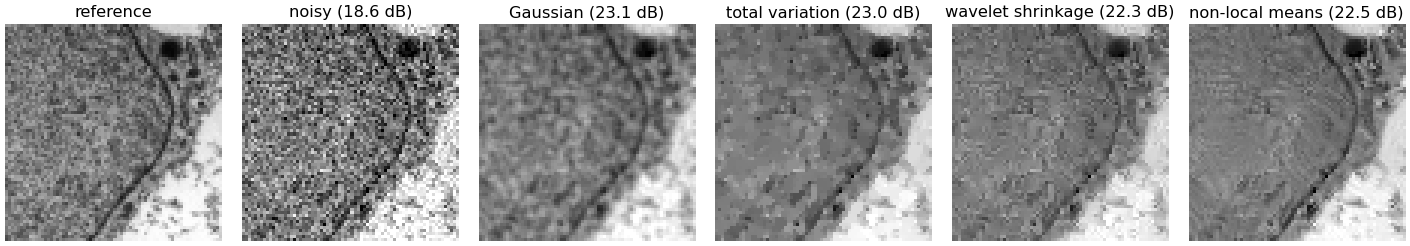
#> input picture topics/fig-dn-zoom.png, 1410 x 246 px, given in place of cell256.png, which was not available
$ python figs.py
#> lines starting #> are read from the running program, lines starting #| are printed output that depends on the picture
"""Figures for topics/point-detection.qmd. Run from the repository root:
    python3 -I tools/figs/topics-point-detection/figs.py
Writes topics/fig-pd-*.svg|png and prints every number quoted on the page (seeded, reproducible).
"""
import os

import numpy as np
from scipy import ndimage as ndi
from scipy.special import erf
from scipy.optimize import linear_sum_assignment
import matplotlib
matplotlib.use("Agg")
import matplotlib.pyplot as plt
from PIL import Image
from skimage.transform import hough_line, hough_line_peaks

FONT = 15
plt.rcParams.update({
    "font.size": FONT, "axes.titlesize": FONT, "axes.labelsize": FONT,
    "xtick.labelsize": FONT - 2, "ytick.labelsize": FONT - 2, "legend.fontsize": FONT - 3,
    "svg.fonttype": "path", "axes.spines.top": False, "axes.spines.right": False,
    "figure.dpi": 100, "savefig.facecolor": "white", "svg.hashsalt": "topics-pd",
})
BLUE, ORANGE, GREEN, RED, PURPLE, CYAN, YELLOW, GREY = (
    "#0072B2", "#E69F00", "#009E73", "#D55E00", "#CC79A7", "#56B4E9", "#F0E442", "#777777")
OUT = "topics"


def save(fig, name, **kw):
    os.makedirs(OUT, exist_ok=True)
    if os.environ.get("PREVIEW") and name.endswith(".svg"):      # optional PNG copies for checking
        fig.savefig(os.path.join(os.environ["PREVIEW"], name[:-4] + ".png"), bbox_inches="tight", dpi=70)
    fig.savefig(os.path.join(OUT, name), bbox_inches="tight", pad_inches=0.06, **kw)
    plt.close(fig)
    print("wrote", os.path.join(OUT, name))


def pixfrac(x, c, s):
    """Fraction of a unit Gaussian (centre c, sd s) that falls in pixel x (pixel = [x-0.5, x+0.5])."""
    return 0.5 * (erf((x + 0.5 - c) / (np.sqrt(2) * s)) - erf((x - 0.5 - c) / (np.sqrt(2) * s)))


def spot_image(n, spots, s, bg, noise, rng):
    x = np.arange(n)
    img = bg.copy()
    for (cx, cy, a) in spots:
        img += a * 2 * np.pi * s * s * np.outer(pixfrac(x, cy, s), pixfrac(x, cx, s))
    return img + noise * rng.standard_normal(img.shape)


def local_max(img, r):
    m = ndi.maximum_filter(img, size=2 * r + 1, mode="nearest")
    return np.argwhere(img == m)


def match(det, truth, gate=2.0):
    if len(det) == 0:
        return 0, 0, len(truth)
    d = np.linalg.norm(det[:, None, :] - truth[None, :, :], axis=2)
    cost = np.where(d <= gate, d, 1e6)
    r, c = linear_sum_assignment(cost)
    tp = int(np.sum(cost[r, c] <= gate))
    return tp, len(det) - tp, len(truth) - tp


def mad_sigma(img):
    """Noise sd from the median absolute deviation of the finest-scale differences."""
    d = (img[:, 1:] - img[:, :-1]).ravel() / np.sqrt(2)
    return np.median(np.abs(d - np.median(d))) / 0.6745


# ======================================================================= fig-pd-recipe.svg (1D)
rng = np.random.default_rng(3)
N1, S = 200, 1.5
xs = np.arange(N1)
centres = [30.0, 62.4, 70.0, 108.0, 141.3, 172.0]
amps = [40, 35, 35, 14, 30, 45]
bg1 = 20 + 0.15 * xs + 25 * np.exp(-((xs - 150) / 25.0) ** 2)
prof = bg1.copy()
for c, a in zip(centres, amps):
    prof += a * np.sqrt(2 * np.pi) * S * pixfrac(xs, c, S)
prof += 6 * rng.standard_normal(N1)
# zero-mean Gaussian (matched filter minus its mean), radius 4 sigma
R = int(np.ceil(4 * S))
k = np.exp(-0.5 * (np.arange(-R, R + 1) / S) ** 2)
k /= k.sum()
kz = k - k.mean()
resp = np.convolve(np.pad(prof, R, mode="reflect"), kz[::-1], mode="valid")
sig_n = 6.0
noise_resp = sig_n * np.sqrt(np.sum(kz ** 2))
thr = 4 * noise_resp
cand = [i for i in range(2, N1 - 2) if resp[i] == resp[max(0, i - 2):i + 3].max()]
keep = [i for i in cand if resp[i] > thr]
print("recipe: candidates", len(cand), "kept", len(keep), "at", keep, "noise of response %.2f thr %.2f" % (noise_resp, thr))
# sub-pixel: log-parabola on the raw profile minus local background (bg known here for the drawing)
fig, axs = plt.subplots(3, 1, figsize=(9.5, 7.2), sharex=False, gridspec_kw={"height_ratios": [1.1, 1.1, 0.9]})
a0 = axs[0]
a0.plot(xs, prof, color=GREY, lw=1.2, drawstyle="steps-mid")
a0.plot(xs, bg1, color=ORANGE, lw=1.5, ls="--", label="background")
for c in centres:
    a0.axvline(c, color=GREEN, lw=1, alpha=0.6)
a0.set_ylabel("raw")
a0.set_title("1  raw profile: six spots (green lines) on a sloping background, noise", loc="left", fontsize=FONT - 1)
a0.legend(loc="upper left", frameon=False)
a1 = axs[1]
a1.plot(xs, resp, color=BLUE, lw=1.5)
a1.axhline(thr, color=RED, ls="--", lw=1.3)
a1.text(90, 17, "threshold = 4 × noise of the response", color=RED, ha="center", fontsize=FONT - 3)
a1.plot(cand, resp[cand], "o", ms=4, color=GREY, label="local maxima (candidates)")
a1.plot(keep, resp[keep], "o", ms=7, mfc="none", mec=RED, mew=2, label="kept")
a1.set_ylabel("filtered")
a1.set_title("2–3  zero-mean filter, local maxima, threshold from the noise", loc="left", fontsize=FONT - 1)
a1.legend(loc="upper left", frameon=False, ncol=2)
a2 = axs[2]
# sub-pixel: least-squares fit of Gaussian (known width) + local background to the raw pixels, ±4 px
from scipy.optimize import curve_fit
sub = []
for i in keep:
    xw = np.arange(i - 4, i + 5)
    model = lambda x, c, A, B: A * np.sqrt(2 * np.pi) * S * pixfrac(x, c, S) + B
    popt, _ = curve_fit(model, xw, prof[xw], p0=[i, resp[i], np.median(prof[xw])])
    sub.append(popt[0])
lo_, hi_ = 54, 80
xw = np.arange(lo_, hi_ + 1)
a2.bar(xw, prof[xw], width=1.0, color="#dddddd", edgecolor=GREY, lw=0.6)
for c in centres:
    if lo_ <= c <= hi_:
        a2.axvline(c, color=GREEN, lw=2.5)
for c in sub:
    if lo_ <= c <= hi_:
        a2.axvline(c, color=RED, lw=2, ls="--")
a2.set_xlim(lo_ - 0.5, hi_ + 0.5)
a2.set_ylim(0, 75)
a2.set_ylabel("raw")
a2.set_xlabel("pixel")
a2.set_title("4  zoom on the close pair: fitted positions (red dashed) against the truth (green)", loc="left", fontsize=FONT - 1)
fig.tight_layout()
save(fig, "fig-pd-recipe.svg")
print("recipe: sub-pixel", ["%.2f" % v for v in sub], "errors", ["%.2f" % (v - c) for v, c in zip(sub, centres)])

# ======================================================================= fig-pd-maps.png (four response maps)
fig, axs = plt.subplots(1, 4, figsize=(15, 4.4))
# (a) spots: LoG response with maxima
rng = np.random.default_rng(11)
n = 96
spots = [(rng.uniform(8, n - 8), rng.uniform(8, n - 8), rng.uniform(40, 90)) for _ in range(14)]
img = spot_image(n, spots, 1.5, np.full((n, n), 30.0), 8, rng)
log = -ndi.gaussian_laplace(img, 1.5) * 1.5 ** 2
# noise of the response = noise of the image (estimated) × noise gain of the filter (from white noise)
gain = np.std(-ndi.gaussian_laplace(np.random.default_rng(98).standard_normal((256, 256)), 1.5) * 1.5 ** 2)
nl = mad_sigma(img) * gain
pk = [p for p in local_max(log, 2) if log[p[0], p[1]] > 5 * nl]
ax = axs[0]
ax.imshow(log, cmap="magma", interpolation="nearest")
ax.plot([p[1] for p in pk], [p[0] for p in pk], "o", ms=11, mfc="none", mec=CYAN, mew=1.8)
ax.set_title("spots: filtered image\npeak = a spot (x, y)")
ax.set_xticks([]); ax.set_yticks([])
print("maps: spots", len(spots), "peaks", len(pk))
# (b) blobs over scale: scale-normalised LoG at the centre of three discs against sigma
ax = axs[1]
sig = np.linspace(0.8, 12, 120)
for r, col in [(3, BLUE), (6, ORANGE), (10, GREEN)]:
    m = 64
    yy, xx = np.mgrid[:m, :m] - (m - 1) / 2
    disc = (xx ** 2 + yy ** 2 <= r * r).astype(float)
    v = [-(s ** 2) * ndi.gaussian_laplace(disc, s)[m // 2, m // 2] for s in sig]
    sb = sig[int(np.argmax(v))]
    ax.plot(sig, v, color=col, lw=2, label=f"disc r = {r}")
    ax.plot(sb, max(v), "o", color=col, ms=7)
    print("maps: disc r", r, "best sigma %.2f (r/sqrt2 = %.2f)" % (sb, r / np.sqrt(2)))
ax.set_xlabel("filter scale σ (px)")
ax.set_ylabel("normalised LoG")
ax.legend(frameon=False, loc="upper right")
ax.set_title("blobs: response against scale\npeak = a blob and its size")
# (c) phase correlation surface
cell = np.asarray(Image.open("demos/src/fourier2d/cell256.png").convert("L")).astype(float)
a = cell[40:168, 40:168]
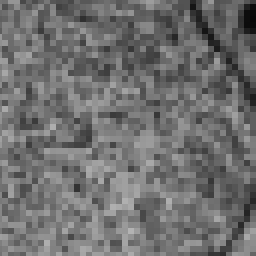
#> a: shape (128, 128) float64 (shown 2 times larger); min 7, max 179, mean 111.3
b = cell[40 + 9:168 + 9, 40 - 5:168 - 5]
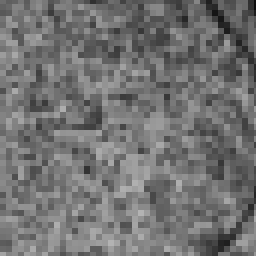
#> b: shape (128, 128) float64 (shown 2 times larger); min 12, max 179, mean 114.2
rng = np.random.default_rng(5)
a = a + 4 * rng.standard_normal(a.shape)
b = b + 4 * rng.standard_normal(b.shape)
w = np.outer(np.hanning(128), np.hanning(128))
F = np.fft.fft2((a - a.mean()) * w) * np.conj(np.fft.fft2((b - b.mean()) * w))
pc = np.real(np.fft.ifft2(F / (np.abs(F) + 1e-9)))
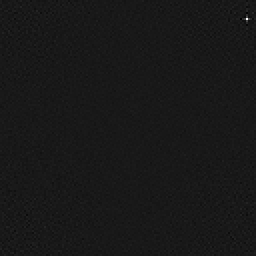
#> pc: shape (128, 128) float64 (shown 2 times larger); min -0.0622, max 0.577, mean 6.1e-05; drawn with min black and max white
pcs = np.fft.fftshift(pc)
iy, ix = np.unravel_index(np.argmax(pcs), pcs.shape)
#> iy = 73; ix = 59
dy, dx = iy - 64, ix - 64
#> dy = 9; dx = -5
ax = axs[2]
ax.imshow(np.sqrt(np.clip(pcs[64 - 24:64 + 25, 64 - 24:64 + 25], 0, None)), cmap="magma", interpolation="nearest", extent=[-24.5, 24.5, 24.5, -24.5])
ax.plot(dx, dy, "o", ms=14, mfc="none", mec=CYAN, mew=2)
ax.set_xlabel("shift x"); ax.set_ylabel("shift y")
ax.set_title("two images: phase correlation\npeak = the shift between them")
print("maps: phase correlation peak (dy, dx) =", dy, dx, "height %.3f" % pcs.max(), "next %.3f" % np.sort(pcs.ravel())[-2])
#| maps: phase correlation peak (dy, dx) = 9 -5 height 0.577 next 0.117
# (d) Hough accumulator
rng = np.random.default_rng(2)
E = np.zeros((96, 96), bool)
for t in np.linspace(0, 1, 70):
    E[int(10 + 75 * t), int(8 + 80 * t)] = True                     # line 1
    E[int(80 - 20 * t), int(5 + 86 * t)] = True                     # line 2
for _ in range(120):
    E[rng.integers(0, 96), rng.integers(0, 96)] = True              # clutter
H, th, d = hough_line(E, theta=np.linspace(-np.pi / 2, np.pi / 2, 180, endpoint=False))
hp = hough_line_peaks(H, th, d, num_peaks=2)
ax = axs[3]
ax.imshow(np.sqrt(H), cmap="magma", aspect="auto", interpolation="nearest",
          extent=[np.degrees(th[0]), np.degrees(th[-1]), d[-1], d[0]])
ax.plot(np.degrees(hp[1]), hp[2], "o", ms=12, mfc="none", mec=CYAN, mew=2)
ax.set_xlabel("angle θ (°)"); ax.set_ylabel("distance ρ")
ax.set_title("edge points: Hough accumulator\npeak = a line (θ, ρ)")
print("maps: hough peaks votes", list(hp[0]), "max clutter-free votes", H.max())
fig.tight_layout()
save(fig, "fig-pd-maps.png", dpi=100)
#> call 2 of save, with name = 'fig-pd-maps.png'
#> in save (call 2), `fig.savefig(os.path.join(OUT, name), bbox_inches="tight", pad_inches=0..`:
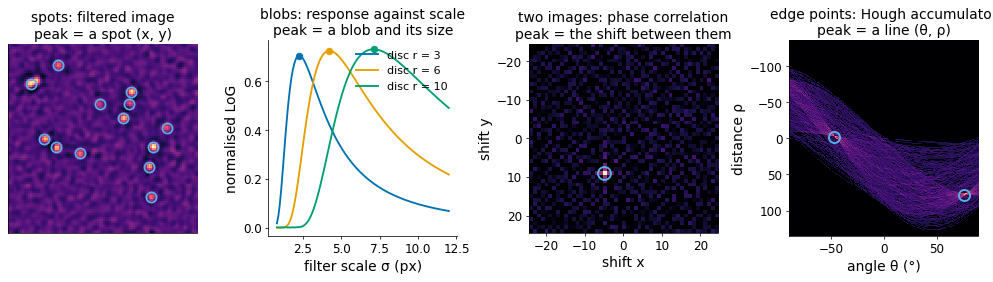
#> figure drawn by matplotlib, 4 panels; panel 2: curve peaks at x = 2.21, y = 0.706; panel 2: curve peaks at x = 4.19, y = 0.726

# ======================================================================= fig-pd-background.png
rng = np.random.default_rng(7)
n = 160
yy, xx = np.mgrid[:n, :n]
bg = 40 + 50 * xx / n + 90 * np.exp(-((xx - 105) ** 2 + (yy - 60) ** 2) / (2 * 22 ** 2))
spots = [(rng.uniform(6, n - 6), rng.uniform(6, n - 6), rng.uniform(25, 90)) for _ in range(45)]
img = spot_image(n, spots, 1.5, bg, 10, rng)
truth = np.array([[s[1], s[0]] for s in spots])
sn = mad_sigma(img)
print("background: estimated noise %.2f (true 10)" % sn)
filters = {}
g = ndi.gaussian_filter(img, 1.5, mode="nearest")
filters["Gaussian (sums to 1)"] = g
filters["LoG (sums to 0)"] = -ndi.gaussian_laplace(img, 1.5, mode="nearest")
th_ = ndi.white_tophat(img, size=9, mode="nearest")
filters["top-hat, then Gaussian"] = ndi.gaussian_filter(th_, 1.5, mode="nearest")
fig, axs = plt.subplots(1, 4, figsize=(15, 4.3))
axs[0].imshow(img, cmap="gray", interpolation="nearest")
axs[0].set_title("45 spots, uneven background")
for ax, (name, f) in zip(axs[1:], filters.items()):
    # threshold k = 5 in units of the noise of the response: noise from pure-noise filtering (same filter, same sigma)
    nz = 10 * np.random.default_rng(99).standard_normal((n, n))
    if name.startswith("Gaussian"):
        fn = ndi.gaussian_filter(nz, 1.5, mode="nearest")
        base = np.median(f)                                  # one global background level
    elif name.startswith("LoG"):
        fn = -ndi.gaussian_laplace(nz, 1.5, mode="nearest"); base = 0.0
    else:
        fn = ndi.gaussian_filter(ndi.white_tophat(nz, size=9, mode="nearest"), 1.5, mode="nearest")
        base = np.median(fn)
    sr = np.std(fn)
    det = np.array([p for p in local_max(f, 2) if f[p[0], p[1]] - base > 5 * sr], float)
    tp, fp, fn_ = match(det, truth)
    ax.imshow(f, cmap="gray", interpolation="nearest")
    dd = det.astype(int) if len(det) else np.zeros((0, 2), int)
    ok = []
    if len(det):
        d = np.linalg.norm(det[:, None, :] - truth[None, :, :], axis=2)
        ok = d.min(axis=1) <= 2
    for p, o in zip(dd, ok):
        ax.plot(p[1], p[0], "o", ms=7, mfc="none", mec=GREEN if o else RED, mew=1.6)
    ax.set_title(f"{name}\nTP {tp}, FP {fp}, FN {fn_}")
    print("background:", name, "TP", tp, "FP", fp, "FN", fn_, "F1 %.2f" % (2 * tp / (2 * tp + fp + fn_)))
for ax in axs:
    ax.set_xticks([]); ax.set_yticks([])
fig.tight_layout()
save(fig, "fig-pd-background.png", dpi=100)
#> call 3 of save, with name = 'fig-pd-background.png'
#> in save (call 3), `fig.savefig(os.path.join(OUT, name), bbox_inches="tight", pad_inches=0..`:
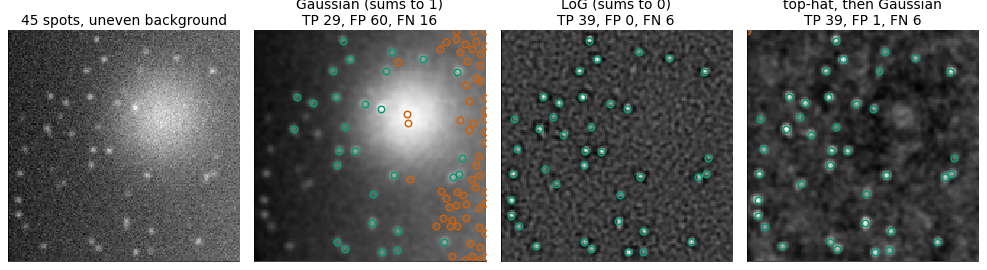
#> figure drawn by matplotlib, 4 panels

# ======================================================================= fig-pd-falsespots.svg
rng = np.random.default_rng(1)
sf, side, reps = 1.5, 512, 20
ks = np.array([2.5, 3, 3.5, 4, 4.5, 5])
counts = np.zeros(len(ks)); nmax = 0; above_px = np.zeros(len(ks))
for _ in range(reps):
    z = ndi.gaussian_filter(rng.standard_normal((side, side)), sf, mode="wrap")
    z /= z.std()
    m = ndi.maximum_filter(z, size=3, mode="wrap") == z
    nmax += m.sum()
    v = z[m]
    counts += np.array([(v > k).sum() for k in ks])
counts /= reps; nmax /= reps
naive = nmax * 0.5 * (1 - erf(ks / np.sqrt(2)))
ec = side ** 2 / (2 * sf ** 2) * ks * np.exp(-ks ** 2 / 2) / (2 * np.pi) ** 1.5
for k, c, nv, e in zip(ks, counts, naive, ec):
    print("falsespots: k %.1f measured %.2f naive %.2f formula %.2f" % (k, c, nv, e))
print("falsespots: maxima per image %.0f" % nmax)
fig, ax = plt.subplots(figsize=(6.6, 4.4))
ax.semilogy(ks, counts, "o-", color=BLUE, lw=2, label="measured (20 noise images)")
ax.semilogy(ks, naive, "s--", color=GREY, lw=1.5, label="naive: maxima × P(Z > k)")
ax.axhline(1, color=RED, lw=1, ls=":")
ax.text(2.55, 1.25, "1 false spot per image", color=RED, fontsize=FONT - 3)
ax.set_xlabel("threshold k (noise sd of the filtered image)")
ax.set_ylabel("false spots per 512² image")
ax.legend(frameon=False)
fig.tight_layout()
save(fig, "fig-pd-falsespots.svg")
#> call 4 of save, with name = 'fig-pd-falsespots.svg'
#> in save (call 4), `fig.savefig(os.path.join(OUT, name), bbox_inches="tight", pad_inches=0..`:
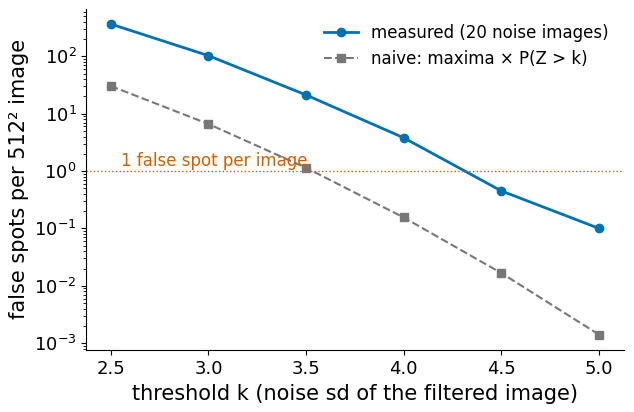
#> figure drawn by matplotlib, 1 panel

# ======================================================================= fig-pd-subpixel.svg
s = 1.0
offs = np.linspace(-0.49, 0.49, 99)
res = {"brightest pixel": [], "centroid (3 × 3)": [], "parabola": [], "log-parabola": []}
for o in offs:
    x = np.arange(-4, 5)
    p = pixfrac(x, o, s) * 100
    res["brightest pixel"].append(x[np.argmax(p)] - o)
    w = p[3:6]
    res["centroid (3 × 3)"].append(np.sum(w * x[3:6]) / w.sum() - o)
    l, c, r = p[3], p[4], p[5]
    res["parabola"].append(0.5 * (l - r) / (l - 2 * c + r) - o)
    L = np.log([l, c, r])
    res["log-parabola"].append(0.5 * (L[0] - L[2]) / (L[0] - 2 * L[1] + L[2]) - o)
for kname, v in res.items():
    print("subpixel: %-18s max |error| %.3f px" % (kname, np.max(np.abs(v))))
fig, ax = plt.subplots(figsize=(6.6, 4.4))
for (kname, v), col, ls in zip(res.items(), [GREY, ORANGE, BLUE, GREEN], ["-", "--", "-", "-"]):
    ax.plot(offs, v, color=col, lw=2.2, ls=ls, label=kname)
ax.axhline(0, color="k", lw=0.8)
ax.set_xlabel("true position within the pixel (px)")
ax.set_ylabel("error of the estimate (px)")
ax.set_title("noise-free spot, σ = 1 px", fontsize=FONT - 1)
ax.legend(frameon=False, fontsize=FONT - 4, loc="upper right")
fig.tight_layout()
save(fig, "fig-pd-subpixel.svg")
#> in save (call 5), `fig.savefig(os.path.join(OUT, name), bbox_inches="tight", pad_inches=0..`:
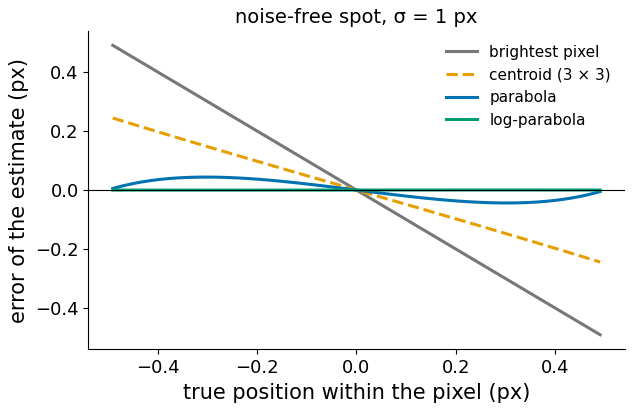
#> figure drawn by matplotlib, 1 panel; curve peaks at x = -0.49, y = 0.49; curve peaks at x = -0.49, y = 0.244; curve peaks at x = -0.3, y = 0.0438

$ run again, on topics/fig-reg-features.png
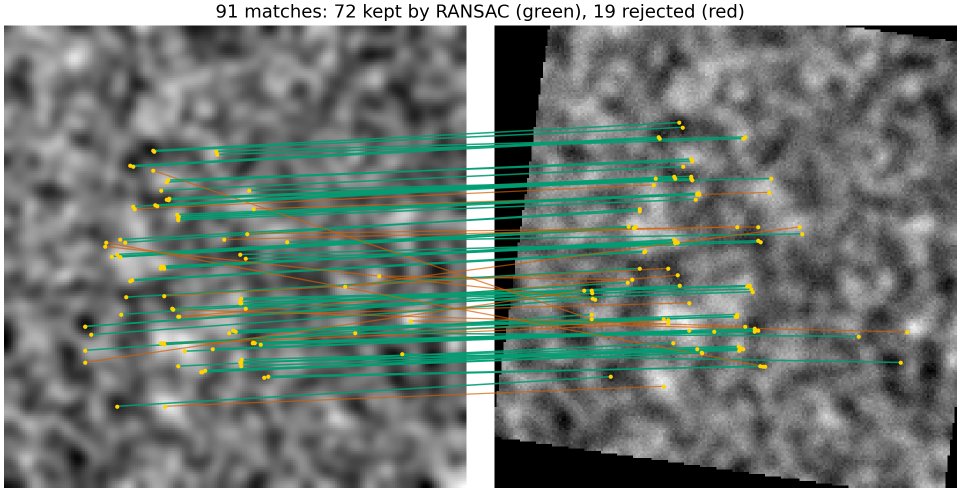
#> input picture topics/fig-reg-features.png, 1921 x 984 px, given in place of cell256.png, which was not available (shown at 1/2 size)
#> `pcs = np.fft.fftshift(pc)`:
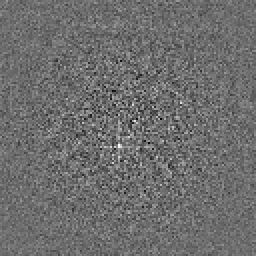
#> pcs: shape (128, 128) float64 (shown 2 times larger); min -0.0417, max 0.0552, mean 6.1e-05; drawn with min black and max white
#> iy = 72; ix = 59
#> dy = 8; dx = -5
#| maps: phase correlation peak (dy, dx) = 8 -5 height 0.055 next 0.051
#> in save (call 2), `fig.savefig(os.path.join(OUT, name), bbox_inches="tight", pad_inches=0..`:
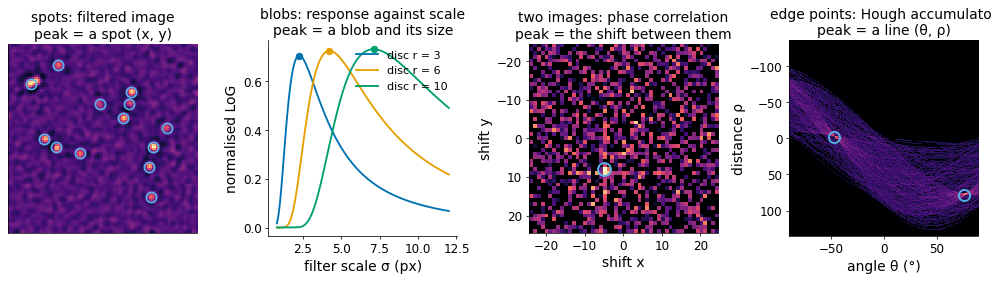
#> figure drawn by matplotlib, 4 panels; panel 2: curve peaks at x = 2.21, y = 0.706; panel 2: curve peaks at x = 4.19, y = 0.726

$ run again, on topics/fig-reg-question.png
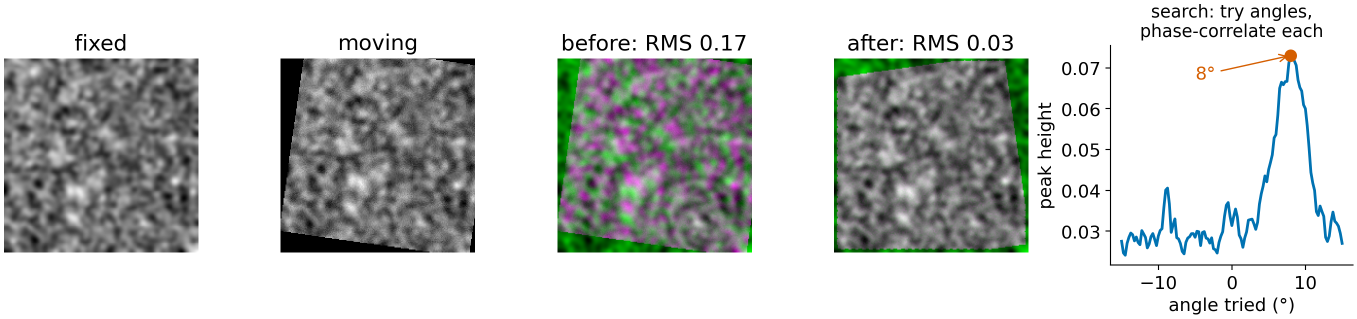
#> input picture topics/fig-reg-question.png, 2714 x 637 px, given in place of cell256.png, which was not available (shown at 1/2 size)
#> `pcs = np.fft.fftshift(pc)`:
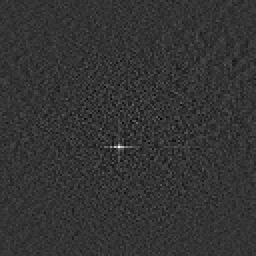
#> pcs: shape (128, 128) float64 (shown 2 times larger); min -0.0408, max 0.159, mean 6.1e-05; drawn with min black and max white
#> iy = 73; ix = 59
#> dy = 9; dx = -5
#| maps: phase correlation peak (dy, dx) = 9 -5 height 0.159 next 0.112
#> in save (call 2), `fig.savefig(os.path.join(OUT, name), bbox_inches="tight", pad_inches=0..`:
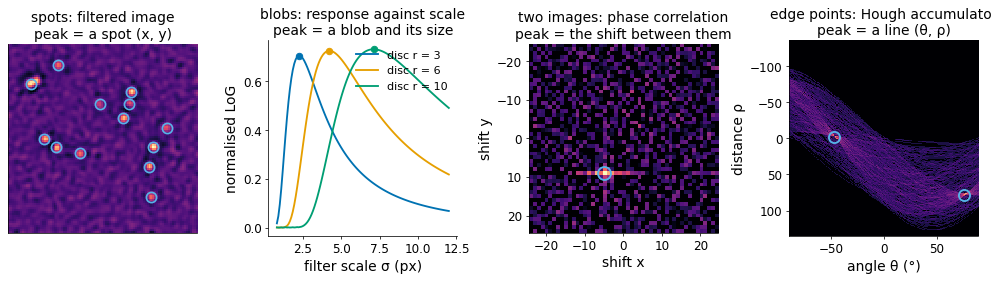
#> figure drawn by matplotlib, 4 panels; panel 2: curve peaks at x = 2.21, y = 0.706; panel 2: curve peaks at x = 4.19, y = 0.726
